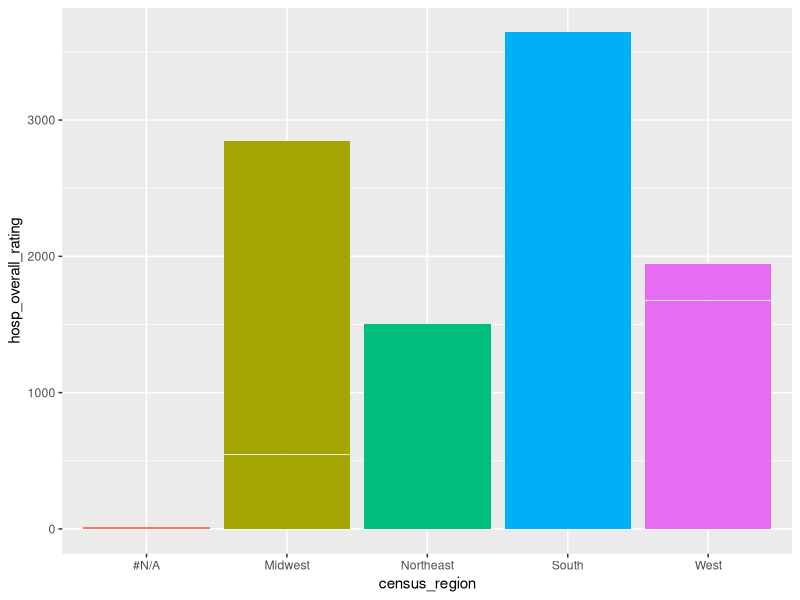
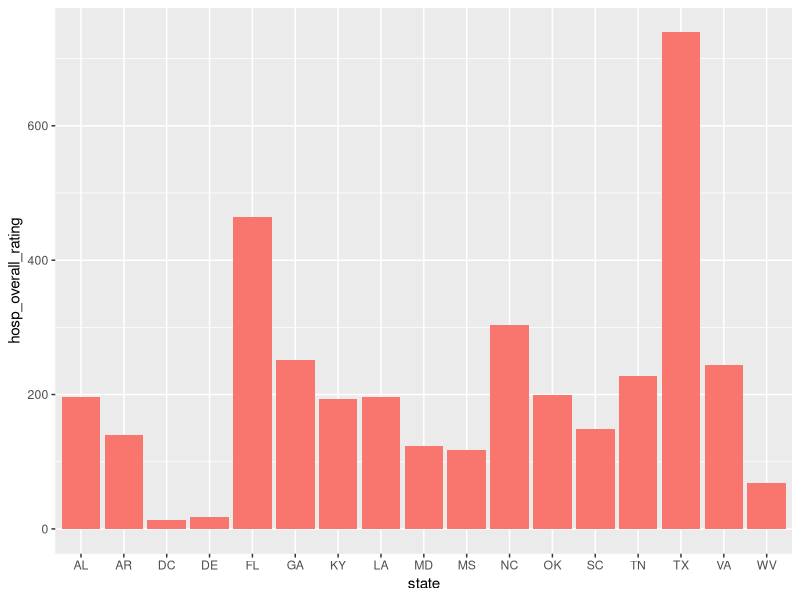
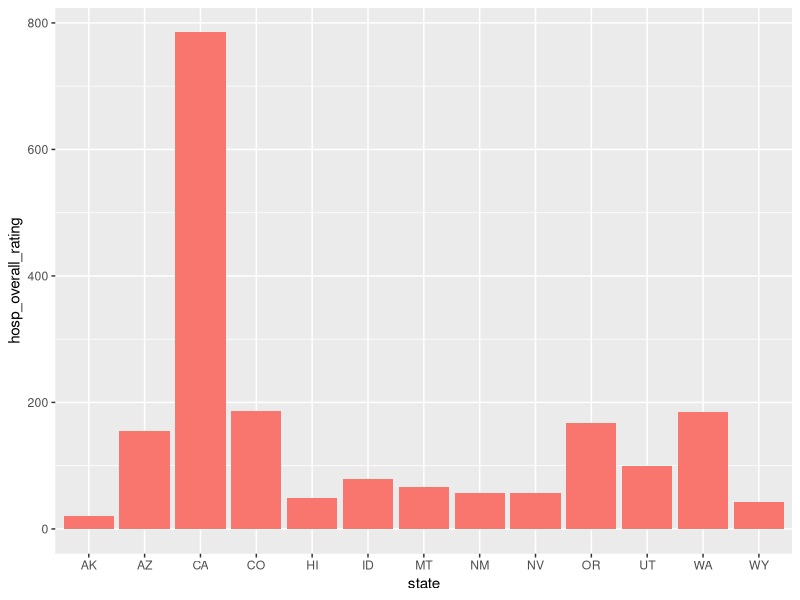
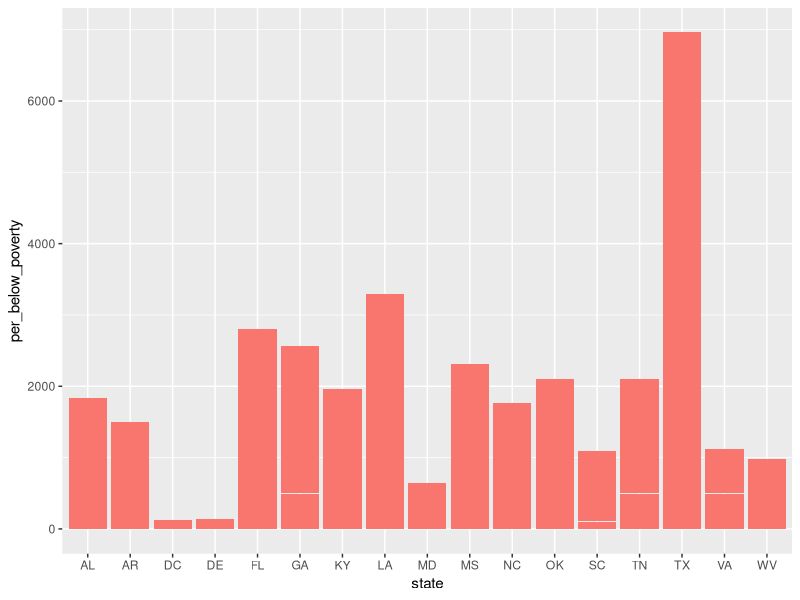
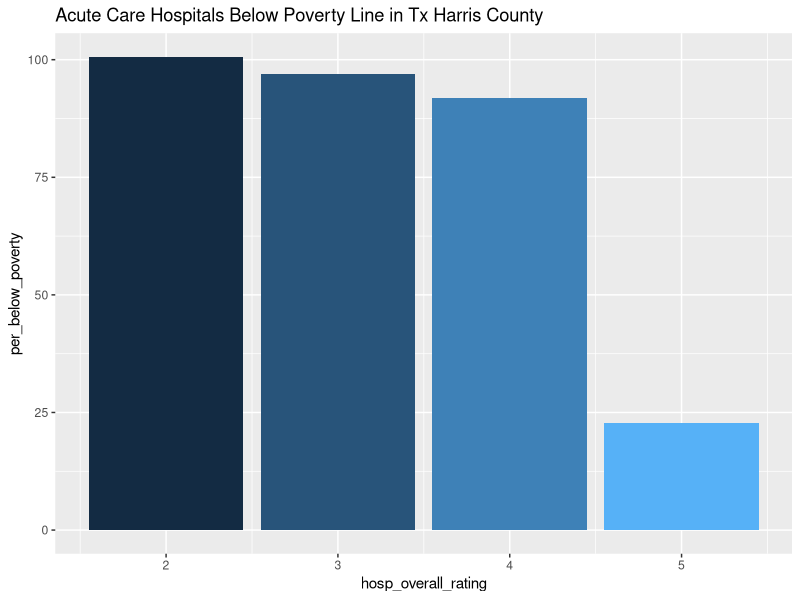

These charts were generated, in order, by the following R code:
## ---- chunk 1
knitr::opts_chunk$set(echo = TRUE)
## ---- chunk 2

#Install packages/libraries

library(dplyr)
library(ggplot2)
library(psych)
library(gridExtra)


## ---- chunk 3

#Load in csv data for project

data <- read.csv('SDOH_Quality.csv')

#count_initial <- nrow(data)

#str(data)

## ---- chunk 4


#Switch to numeric variables fo censuse/SDOH measures

data$median_age <- as.numeric(data$median_age)
data$per_white_non_hisp <- as.numeric(data$per_white_non_hisp)
data$med_inc_15plus_12mo <- as.numeric(data$med_inc_15plus_12mo)
data$per_below_poverty <- as.numeric(data$per_below_poverty)
data$per_college_grad_deg_25_plus <- as.numeric(data$per_college_grad_deg_25_plus)
          
#Switch to numeric variables for quality measures
data$COMP_HIP_KNEE <- as.numeric(data$COMP_HIP_KNEE)
data$MORT_30_AMI <- as.numeric(data$MORT_30_AMI)
data$MORT_30_CABG <- as.numeric(data$MORT_30_CABG)
data$MORT_30_COPD <- as.numeric(data$MORT_30_COPD)
data$MORT_30_HF <- as.numeric(data$MORT_30_HF)
data$MORT_30_PN <- as.numeric(data$MORT_30_PN)
data$MORT_30_STK <- as.numeric(data$MORT_30_STK)
data$PSI_03 <- as.numeric(data$PSI_03)
data$PSI_04 <- as.numeric(data$PSI_04)
data$PSI_06 <- as.numeric(data$PSI_06)
data$PSI_08 <- as.numeric(data$PSI_08)
data$PSI_09 <- as.numeric(data$PSI_09)
data$PSI_10 <- as.numeric(data$PSI_10)
data$PSI_12 <- as.numeric(data$PSI_12)
data$PSI_11 <- as.numeric(data$PSI_11)
data$PSI_13 <- as.numeric(data$PSI_13)
data$PSI_11 <- as.numeric(data$PSI_11)
data$PSI_14 <- as.numeric(data$PSI_14)
data$PSI_15 <- as.numeric(data$PSI_15)
data$PSI_90 <- as.numeric(data$PSI_90)

#Switch chr variables to factor
data$city <- as.factor(data$city)
data$state <- as.factor(data$state)
data$hospital_type <- as.factor(data$hospital_type)
data$hospital_ownership <- as.factor(data$hospital_ownership)
data$census_region <- as.factor(data$census_region)
data$census_division <- as.factor(data$census_division)

#check to make sure all are now integers
#str(data)
#View(data)
## ---- chunk 5


##Overall Star Ratings by Census Region/Division- Note regional disparities in healthcare, especially within the south. Overall Star Ratings by State  


data %>% filter(!is.na(hosp_overall_rating)) %>%  group_by(census_region) %>%  
summarise(AVG  = mean(hosp_overall_rating), SD = sd(hosp_overall_rating), Median = median(hosp_overall_rating), COUNT= n()) %>% arrange(desc(AVG)) 


data %>%  filter(!is.na(hosp_overall_rating)) %>%  group_by(census_region) %>%   
  ggplot(aes(x = census_region, y = hosp_overall_rating ,fill = census_region )) +
  geom_col(show.legend = F) 

## south 

data %>% filter(!is.na(hosp_overall_rating) & census_region == 'South') %>%  group_by(state) %>%  
summarise(AVG  = mean(hosp_overall_rating), SD = sd(hosp_overall_rating), Median = median(hosp_overall_rating), COUNT= n()) %>% arrange(desc(AVG)) 


data %>%  filter(!is.na(hosp_overall_rating) & census_region == 'South') %>%  group_by(state) %>%   
  ggplot(aes(x = state, y = hosp_overall_rating, fill = census_region)) +
  geom_col(show.legend = F) 
  
## west

data %>% filter(!is.na(hosp_overall_rating) & census_region == 'West') %>%  group_by(state) %>%  
summarise(AVG  = mean(hosp_overall_rating), SD = sd(hosp_overall_rating), Median = median(hosp_overall_rating), COUNT= n()) %>% arrange(desc(AVG)) 


data %>%  filter(!is.na(hosp_overall_rating) & census_region == 'West') %>%  group_by(state) %>%   
  ggplot(aes(x = state, y = hosp_overall_rating, fill = census_region)) +
  geom_col(show.legend = F) 



##concentrating on south region.  as most data is available

data %>% filter(!is.na(per_below_poverty) & census_region == 'South') %>%  group_by(state) %>%  
summarise(AVG  = mean(per_below_poverty), SD = sd(per_below_poverty), Median = median(per_below_poverty), COUNT= n()) %>% arrange(desc(AVG)) 

data %>%  filter(!is.na(per_below_poverty) & census_region == 'South') %>%  group_by(state) %>%   
  ggplot(aes(x = state, y = per_below_poverty, fill = census_region)) +
  geom_col(show.legend = F) 


## comparison of below poverty line  region  and hospital overall ratings.  Tx 

data %>%  filter(!is.na(hosp_overall_rating < 4) & state == 'TX' & hospital_type =='Acute Care Hospitals' & county == 'HARRIS') %>%  group_by(city) %>% 
summarise(AVG  = mean(hosp_overall_rating), SD = sd(hosp_overall_rating), Median = median(hosp_overall_rating), COUNT= n()) %>% arrange(desc(AVG)) 

data %>%  filter(!is.na(hosp_overall_rating < 4) & state == 'TX' & hospital_type =='Acute Care Hospitals' & county == 'HARRIS') %>%  group_by(city) %>%   
  ggplot(aes(x = hosp_overall_rating , y = per_below_poverty, fill=hosp_overall_rating)) +
  geom_col(show.legend = F) +
  ggtitle('Acute Care Hospitals Below Poverty Line in Tx Harris County') 


## Notes; need to show differential between to top most states in south  TX, LA in combination with per below poverty line,  show death rate, in acute hospitals accross two regions.







